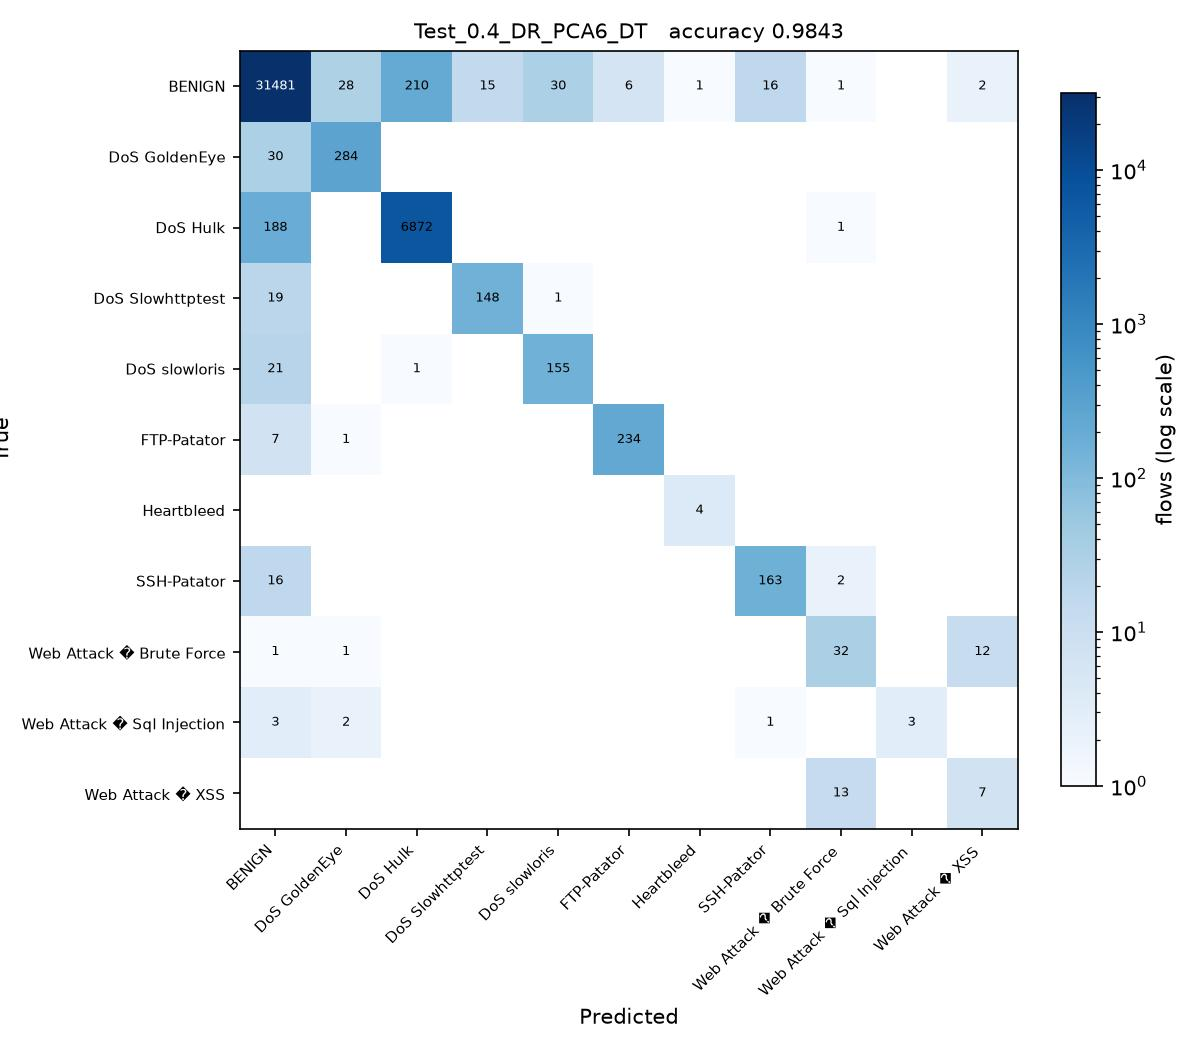

Write the Python code that produced this figure.
# Test_0.4_DR_PCA6_DT.py
#
# Test size 0.4  |  PCA, 6 components  |  Decision Tree (sheet #6)
#
# This is SGDC_60_40.py with the changes marked CHANGE below and nothing else.

import os
from pathlib import Path

# CHANGE 1: find the folder holding the three CSV files and run from there, so
# the plain file names below resolve no matter where this script is started
# from or how deeply it sits inside the project folder.
HERE = Path(__file__).resolve().parent
for PROJECT in [HERE, *HERE.parents]:
    if (PROJECT / 'Tuesday-WorkingHours.pcap_ISCX.csv').exists():
        os.chdir(PROJECT)
        break
else:
    raise SystemExit('Put this folder inside the folder that holds the three '
                     'CIC-IDS2017 CSV files, then run the script again.')
import numpy as np
import pandas as pd

df1 = pd.read_csv('Tuesday-WorkingHours.pcap_ISCX.csv', low_memory=True)
df2 = pd.read_csv('Wednesday-workingHours.pcap_ISCX.csv', low_memory=True)
df3 = pd.read_csv('Thursday-WorkingHours-Morning-WebAttacks.pcap_ISCX.csv', low_memory=True)

dataset = pd.concat([df1, df2, df3], ignore_index=True)

dataset.columns = dataset.columns.str.strip()

# CHANGE 2: a stratified sample of 100000 flows, the same for every run. An RBF
# SVM on all 1.3 million flows would take about an hour per script.
# At least 50 flows of every class are kept.
label = dataset.columns[-1]
dataset = pd.concat(
    [g.sample(n=min(len(g), max(50, round(100000 * len(g) / len(dataset)))), random_state=0)
     for _, g in dataset.groupby(label)],
    ignore_index=True
)

X = dataset.iloc[:, :-1]
y = dataset.iloc[:, -1]

X = X.apply(pd.to_numeric, errors='coerce')

X.replace([np.inf, -np.inf], np.nan, inplace=True)

from sklearn.impute import SimpleImputer

imputer = SimpleImputer(missing_values=np.nan, strategy='mean')
X = imputer.fit_transform(X)

from sklearn.preprocessing import LabelEncoder

labelencoder_y = LabelEncoder()
y = labelencoder_y.fit_transform(y)

from sklearn.model_selection import train_test_split

X_train, X_test, y_train, y_test = train_test_split(
    X,
    y,
    test_size=0.4,   # CHANGE 3: test size
    random_state=0,
    stratify=y
)

# CHANGE 4: PCA, from PCA_LDA_KErnel_PCA_CODE.pdf (fit only on training data)
from sklearn.decomposition import PCA

pca = PCA(n_components=6)
X_train = pca.fit_transform(X_train)
X_test = pca.transform(X_test)

# CHANGE 5: Decision Tree (sheet #6) in place of SGDClassifier
from sklearn.tree import DecisionTreeClassifier

classifier = DecisionTreeClassifier(
    criterion='entropy',
    random_state=0
)

classifier.fit(X_train, y_train)

y_pred = classifier.predict(X_test) 

from sklearn.metrics import confusion_matrix
from sklearn.metrics import accuracy_score
from sklearn.metrics import precision_score
from sklearn.metrics import recall_score
from sklearn.metrics import f1_score
from sklearn.metrics import classification_report

cm = confusion_matrix(y_test, y_pred)

print("Confusion Matrix:\n")
print(cm)

print("\nAccuracy : {:.4f}".format(accuracy_score(y_test, y_pred)))
print("\nPrecision : {:.4f}".format(precision_score(y_test, y_pred, average='weighted')))
print("\nRecall : {:.4f}".format(recall_score(y_test, y_pred, average='weighted')))
print("\nF1 Score : {:.4f}".format(f1_score(y_test, y_pred, average='weighted')))

print("\nClassification Report:\n")
print(classification_report(y_test, y_pred))

# CHANGE 6: save the confusion matrix as Test_0.4_DR_PCA6_DT.jpg and record the result
import matplotlib
matplotlib.use('Agg')
import matplotlib.pyplot as plt
from matplotlib.colors import LogNorm

here = HERE                     # the folder this script sits in
names = [str(c) for c in labelencoder_y.classes_]
fig, ax = plt.subplots(figsize=(8, 7))
im = ax.imshow(cm, cmap='Blues', norm=LogNorm(vmin=1))
ax.set_xticks(range(len(names)), names, rotation=45, ha='right', fontsize=7)
ax.set_yticks(range(len(names)), names, fontsize=7)
ax.set_xlabel('Predicted')
ax.set_ylabel('True')
ax.set_title('Test_0.4_DR_PCA6_DT   accuracy {:.4f}'.format(accuracy_score(y_test, y_pred)), fontsize=10)
for i in range(cm.shape[0]):
    for j in range(cm.shape[1]):
        if cm[i, j]:
            ax.text(j, i, cm[i, j], ha='center', va='center', fontsize=6,
                    color='white' if cm[i, j] > cm.max() / 3 else 'black')
fig.colorbar(im, ax=ax, fraction=0.04, label='flows (log scale)')
fig.tight_layout()
fig.savefig(here / 'Test_0.4_DR_PCA6_DT.jpg', dpi=150)
plt.close(fig)

row = pd.DataFrame([{
    'Test': 0.4, 'DR': 'PCA6', 'Clas': 'DT',
    'Acc': round(accuracy_score(y_test, y_pred), 4),
    'Pre': round(precision_score(y_test, y_pred, average='weighted'), 4),
    'Rec': round(recall_score(y_test, y_pred, average='weighted'), 4),
    'F1': round(f1_score(y_test, y_pred, average='weighted'), 4),
    'script': 'Test_0.4_DR_PCA6_DT',
}])
out = PROJECT / 'results' / '75_runs_pca.csv'
out.parent.mkdir(exist_ok=True)
if out.exists():
    old = pd.read_csv(out)
    row = pd.concat([old[old['script'] != 'Test_0.4_DR_PCA6_DT'], row], ignore_index=True)
row.to_csv(out, index=False)
